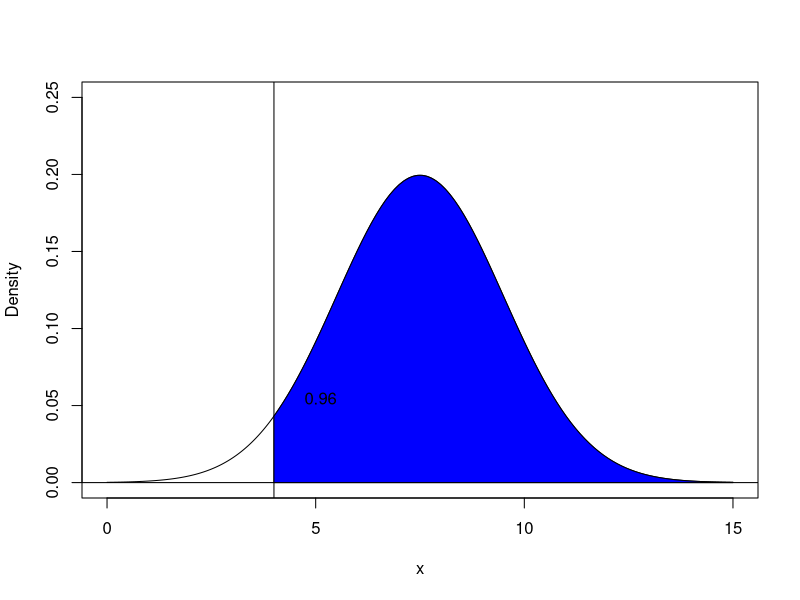
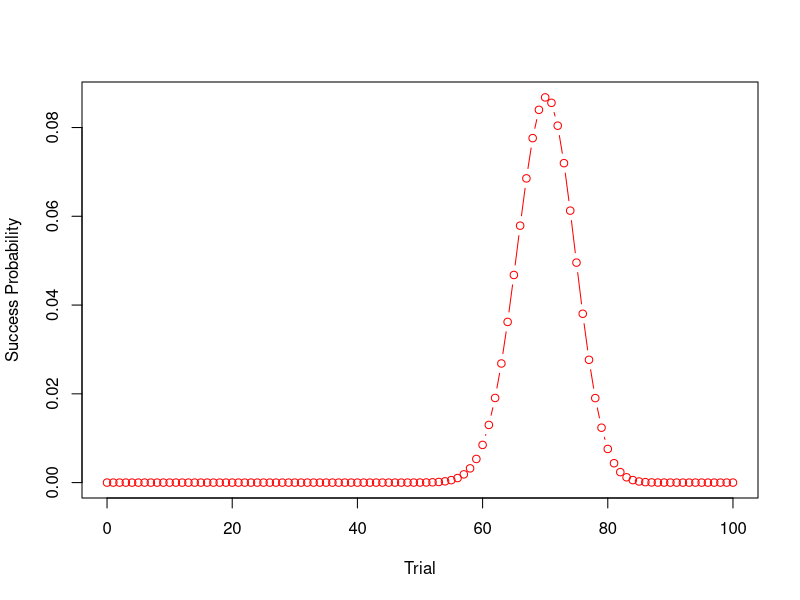
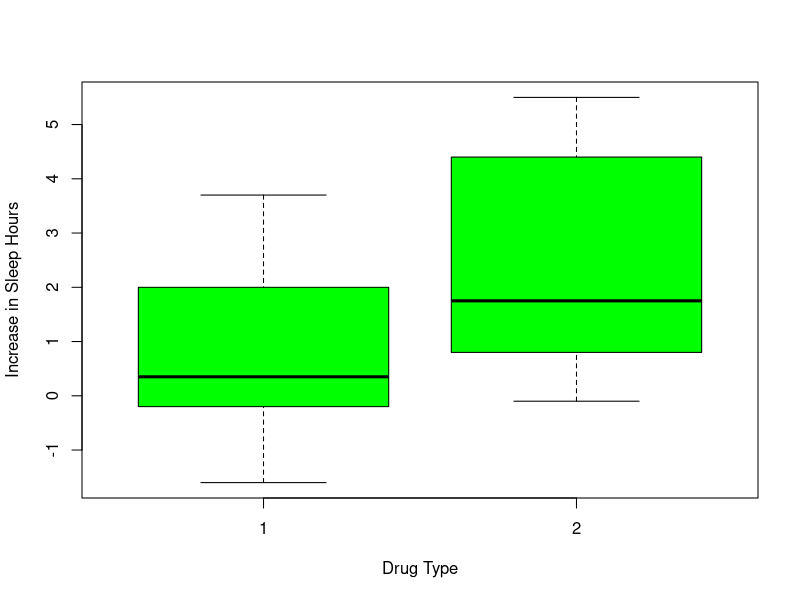
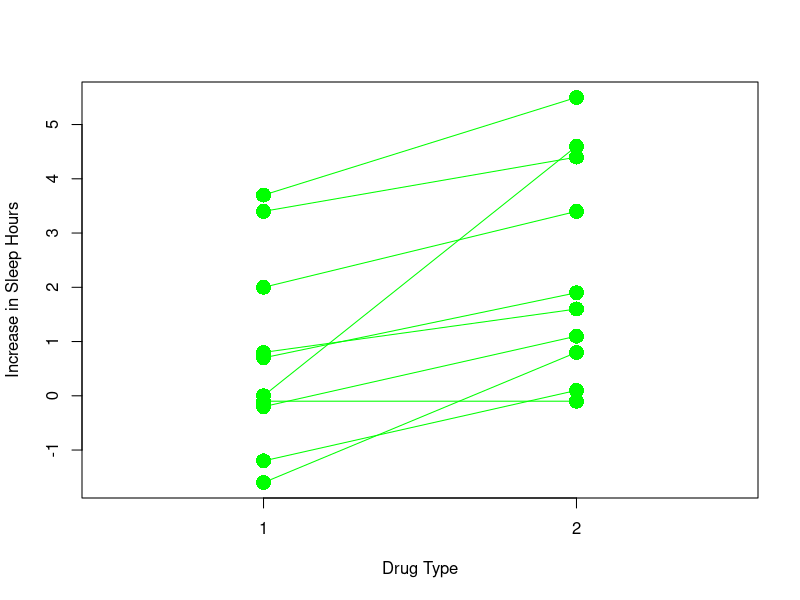

R code for these plots, in order:
library(calibrate)

## Normal distribution p-value

# inputs
mean = 7.5
sd = 2
x1 <- 4   # change this value 


x <- seq(0,15, length.out = 1000)
y <- dnorm(x, mean = mean, sd = sd)


y1 <- dnorm(x1, mean = mean, sd = sd)
p <- pnorm(x1, mean = mean, sd = sd, lower.tail = FALSE)

# Coordinates of polygon
xpol <- seq(x1, max(x), length=100)
ypol <- dnorm(xpol, mean = mean, sd = sd)
ypolbase <- rep(0,100)
label <- paste("Colored Area", format(p, digits=2))

par(mfrow=c(1,1))
plot(x,y, xlim = c(0,15), ylim = c(0, 0.25), type = "l", ylab = "Density")
#points(x1, y1, pch = 4)
abline(v=x1)
abline(h=0)
polygon( c(xpol, rev(xpol)), c(ypolbase, rev(ypol)), col = "blue")
textxy(x1+0.5, y1+0.005, labs = format(p, digits=2), cex = 1)


## binomial distribution
nt <- 100
ps <- 0.70
xvals <- 0:nt
yvals <- dbinom(xvals, nt, ps)
plot(xvals, yvals, type = "b", col="red", xlab = "Trial", ylab = "Success Probability")

## t-test
# unpaired data
boxplot(extra ~ group, data = sleep, col="green", xlab="Drug Type", 
        ylab = "Increase in Sleep Hours")

drug1 <- sleep$extra[1:10]
drug2 <- sleep$extra[11:20]
t.test(drug1, drug2)
t.test(drug1, drug2)$conf


# paired Data
g1 <- sleep[sleep$group==1,]
g1$group <- as.numeric(g1$group)
g2 <- sleep[sleep$group==2,]
g2$group <- as.numeric(g2$group)
plot(as.numeric(sleep$group), sleep$extra, type = "p", cex = 2, xlim=c(0.5,2.5),
     xlab="Drug Type", ylab = "Increase in Sleep Hours", pch = 16, 
     col = "green", xaxt = "n")
axis(side =1, at = c(1,2))
for (i in 1:nrow(g1)){
  segments(g1$group[i], g1$extra[i], g2$group[i], g2$extra[i], col = "green")
}

drug1 <- sleep$extra[1:10]
drug2 <- sleep$extra[11:20]
t.test(drug1, drug2, paired = TRUE)
t.test(drug1, drug2, paired = TRUE)$conf
